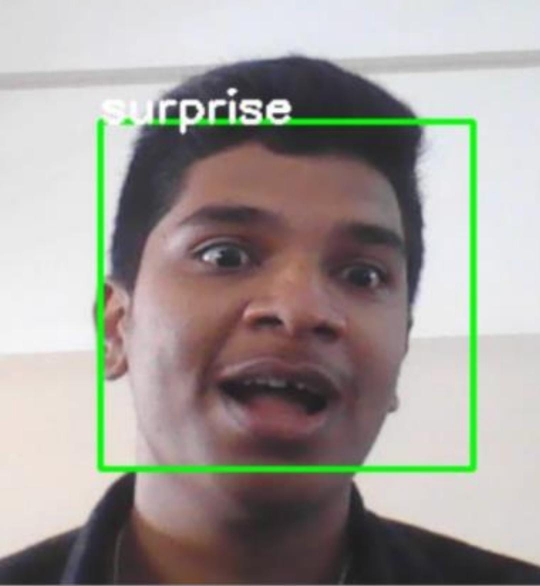
#> input picture templates/a4.jpeg, 1080 x 1172 px, given as the content of the folder templates/a4.jpeg, which was not available (shown at 1/2 size)
$ python -i attendance.py   (imports and definitions only)
#> lines starting #> are read from the running program, lines starting #| are printed output that depends on the picture
import tkinter as tk
from tkinter import *
import cv2
import csv
import os
import numpy as np
from PIL import Image,ImageTk
import pandas as pd
import datetime
import time

#####Window is our Main frame of system
# [44 lines left out: function fill_attendance, not called in this run]
def clear():
    txt.delete(first=0, last=22)

def clear1():
    txt2.delete(first=0, last=22)
def del_sc1():
    sc1.destroy()
# [9 lines left out: function err_screen, not called in this run]

##Error screen2
def del_sc2():
    sc2.destroy()
# [155 lines left out: functions err_screen1, take_img, subjectchoose, trainimg, not called in this run]

def getImagesAndLabels(path):
#> called with path = 'templates/a4.jpeg'
    imagePaths = [os.path.join(path, f) for f in os.listdir(path)]
    # create empth face list
    faceSamples = []
    # create empty ID list
    Ids = []
    # now looping through all the image paths and loading the Ids and the images
    for imagePath in imagePaths:
        # loading the image and converting it to gray scale
        pilImage = Image.open(imagePath).convert('L')
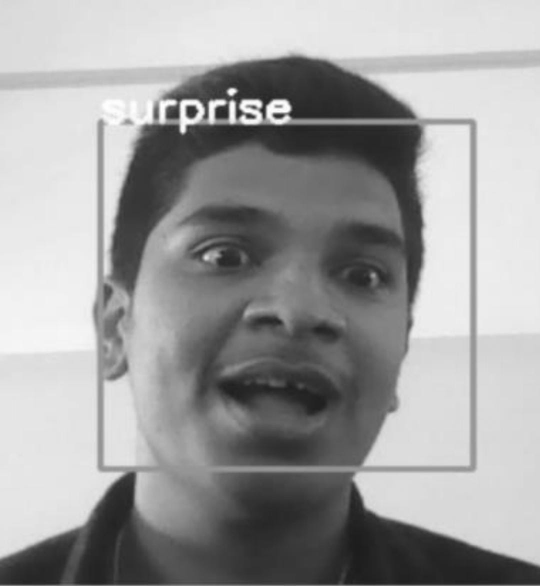
#> pilImage: PIL image 1080x1172 L (shown at 1/2 size); min 28, max 255, mean 157.6
        # Now we are converting the PIL image into numpy array
        imageNp = np.array(pilImage, 'uint8')
        # getting the Id from the image

#> (the run stopped early here; a loop or call above may not have finished)

$ run again, on templates/b4.jpeg
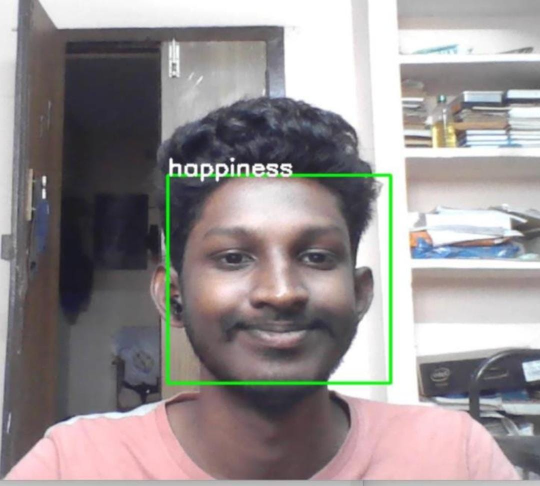
#> input picture templates/b4.jpeg, 1080 x 972 px, given as the content of the folder templates/b4.jpeg, which was not available (shown at 1/2 size)
#> in getImagesAndLabels, `pilImage = Image.open(imagePath).convert('L')`:
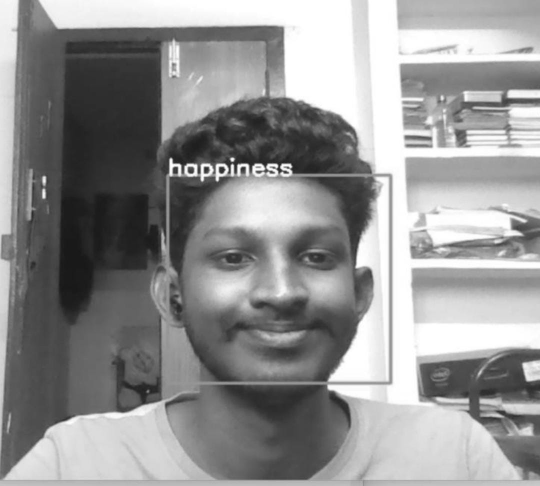
#> pilImage: PIL image 1080x972 L (shown at 1/2 size); min 23, max 255, mean 146.5

$ run again, on templates/c4.jpeg
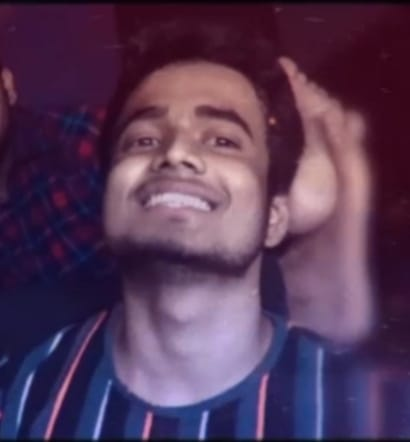
#> input picture templates/c4.jpeg, 410 x 442 px, given as the content of the folder templates/c4.jpeg, which was not available
#> in getImagesAndLabels, `pilImage = Image.open(imagePath).convert('L')`:
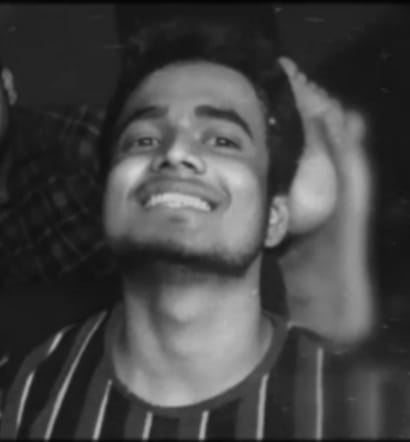
#> pilImage: PIL image 410x442 L; min 4, max 211, mean 69.2

$ run again, on templates/4112935.png
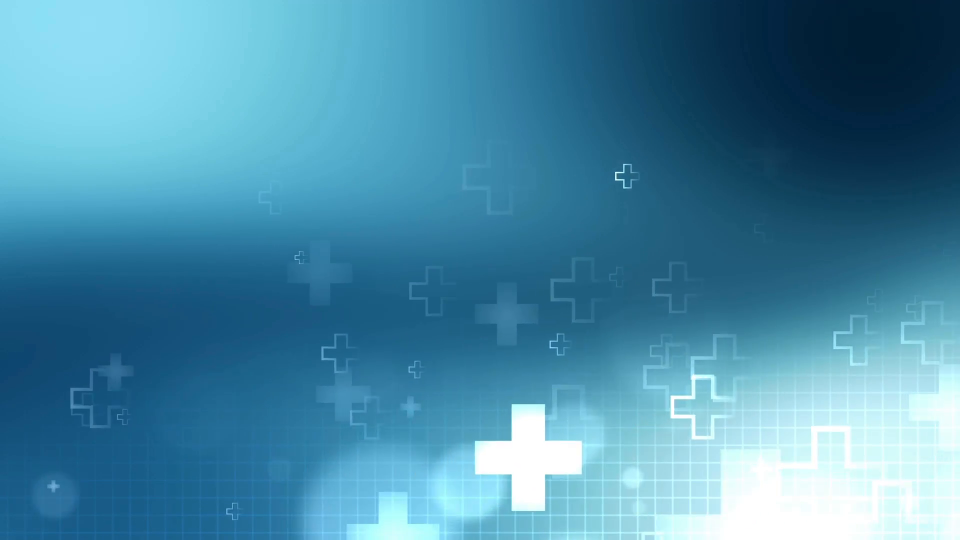
#> input picture templates/4112935.png, 1920 x 1080 px, given as the content of the folder templates/4112935.png, which was not available (shown at 1/2 size)
#> in getImagesAndLabels, `pilImage = Image.open(imagePath).convert('L')`:
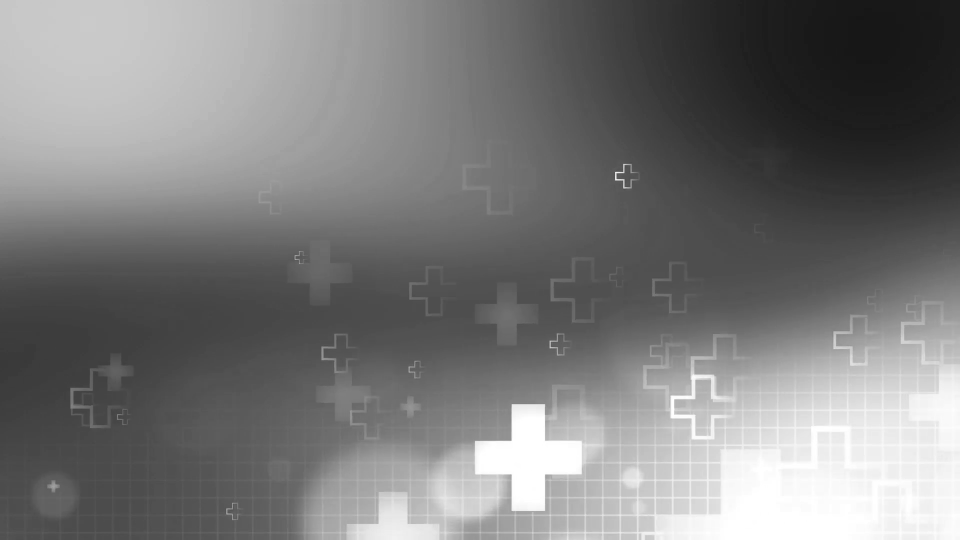
#> pilImage: PIL image 1920x1080 L (shown at 1/2 size); min 22, max 255, mean 122.3
